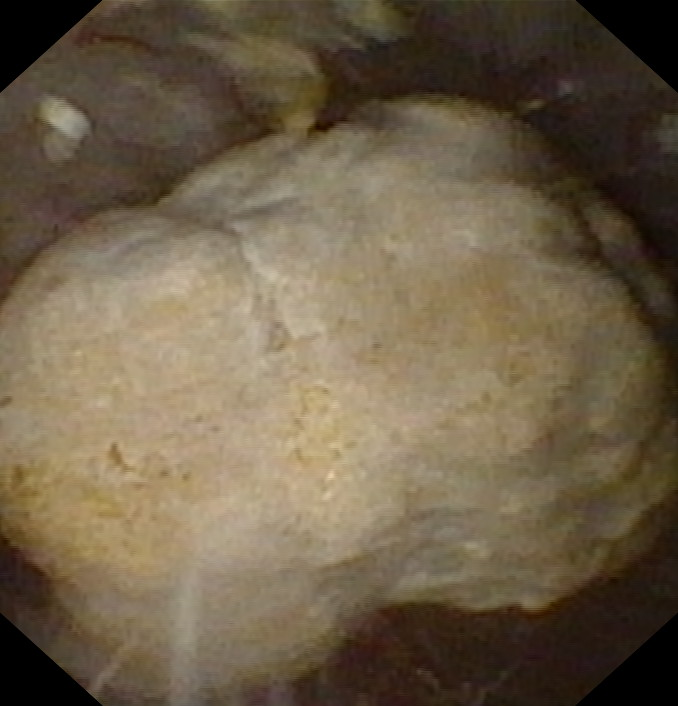
#> input picture Images/au_Surfaces/1.jpg, 678 x 706 px, found by its file name
$ jupyter execute --allow-errors FeatureExtraction.ipynb   (shell and % lines are left out)
#> lines starting #> are read from the running program, lines starting #| are printed output that depends on the picture
<a href="https://colab.research.google.com/github/andvar95/MachineLearningClasificadores/blob/master/FeatureExtraction.ipynb" target="_parent"></a>

[cell 1]
from google.colab import files
archivos = files.upload()
#> the answer given: 1.jpg
#> further down, img is the input picture: shape (706, 678, 3); mean R, G, B 109.5, 94.7, 72.6

Uno GoogleDrive con GitHub

[cell 2]
from google.colab import drive
drive.mount('/content/drive')

Para actualizar el repositorio actualmente se debe borrar el archivo del repositorio y volver a clonarlo

Adicionamos las librerías

[cell 3]
import numpy as np
from math import pow, sqrt
import os
import skimage
from skimage.color import rgb2hsv
from skimage import io
import matplotlib.pyplot as plt

Se crean diccionarios que que contienen cada carpeta y el número de archivos de cada una

[cell 4]
Folders_Name = [{'folders':"wd_Surfaces",'files':2},
                {'folders':"au_Surfaces",'files':2},
                {'folders':"ww_Surfaces",'files':2}]

Variables para almacenar distintas patrones

[cell 5]
H_energy_T = []
S_energy_T = []
V_energy_T = []
Targets = []

Función para extraer patrones

[cell 6]
def energyHSV(img,etiqueta):
    # Convert BGR to HSV and parse HSV
#> called with etiqueta = 0
    hsv_img = rgb2hsv(img)
#> hsv_img: shape (706, 678, 3) float64; mean of channels 0, 1, 2 0.0956, 0.362, 0.429
    h, s, v = hsv_img[:, :, 0], hsv_img[:, :, 1], hsv_img[:, :, 2]
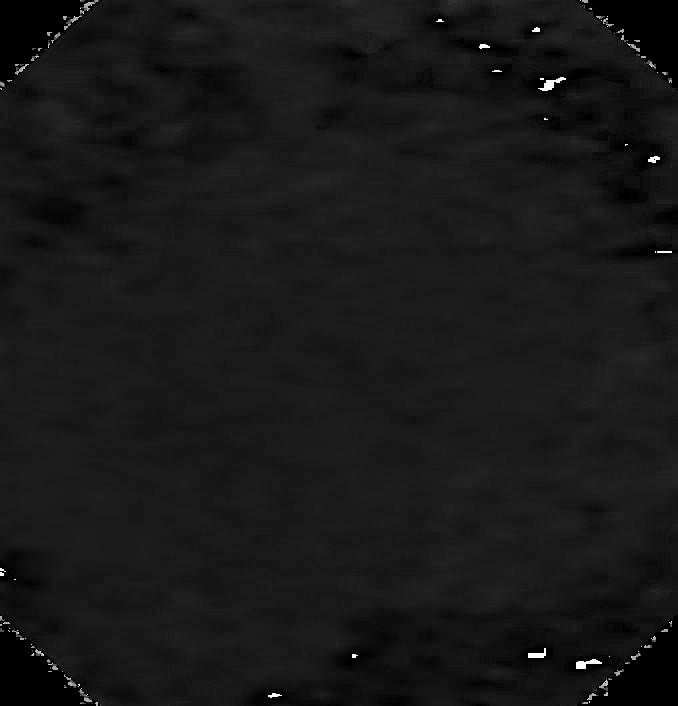
#> h: shape (706, 678) float64; min 0, max 0.994, mean 0.0956
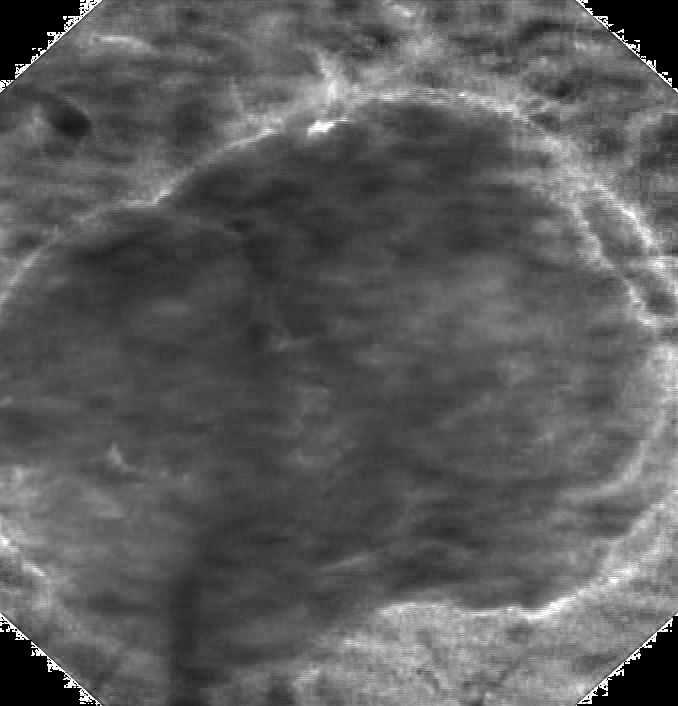
#> s: shape (706, 678) float64; min 0, max 1, mean 0.362
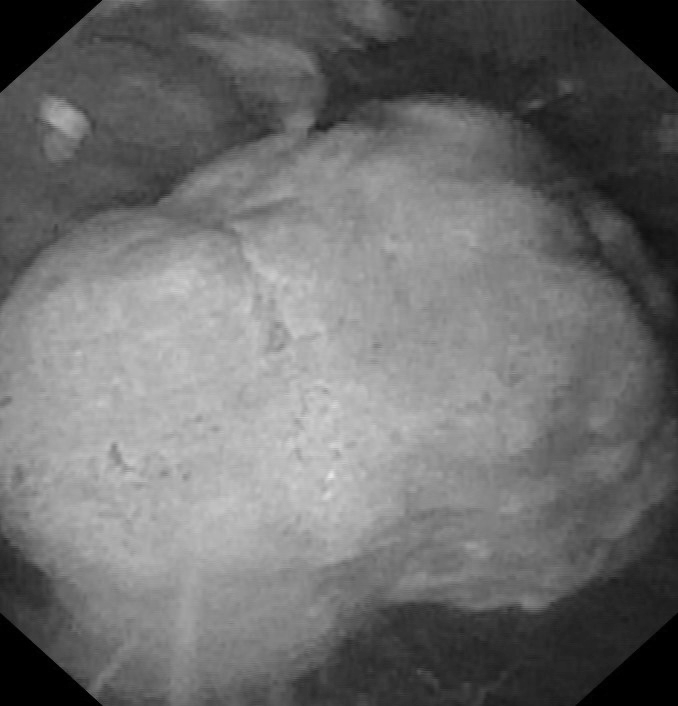
#> v: shape (706, 678) float64; min 0, max 0.91, mean 0.429

    #Get the row and columns
    r = h.shape[0]
#> r = 706
    c = h.shape[1]
#> c = 678

    # =============================================================================
    '''  They're Separated every patches of 200x 200 pixels
          and  Calculate the energy in each HSV Channel '''
    # =============================================================================

    for pf in range(0,400,200):
        for pc in range(0,400,200):


            #Get Patches in each channel
            croop= h[pf:pf+200,pc:pc+200]
            croop1= s[pf:pf+200,pc:pc+200]
            croop2= s[pf:pf+200,pc:pc+200]


            #Calcuate energy
            H_energy = energyProcess(croop)
            S_energy = energyProcess(croop1)
            V_energy = energyProcess(croop1)

            #Histogram 10-bin
            (H_energy,_) = np.histogram(H_energy)
            (S_energy,_) = np.histogram(S_energy)
            (V_energy,_) = np.histogram(S_energy)


            #Concatenate in every row a feature
            H_energy_T.append(H_energy)
            S_energy_T.append(S_energy)
            V_energy_T.append(V_energy)

            #labels vector
            Targets.append(etiqueta)
            #plt.plot(H_energy)


            plt.imshow(h[pf:pf+200,pc:pc+200])
            plt.show()
#> this loop made 2 passes
#> pass 1, in energyHSV, `plt.show()`:
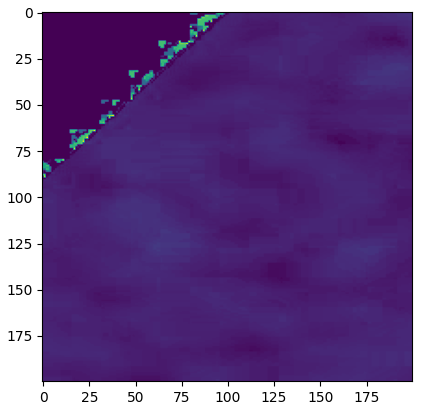
#> figure drawn by matplotlib, 1 panel
#> pass 1, in energyHSV, `plt.show()`:
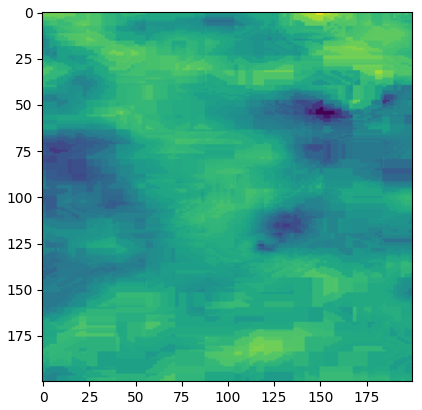
#> figure drawn by matplotlib, 1 panel
#> pass 2, in energyHSV, `plt.show()`:
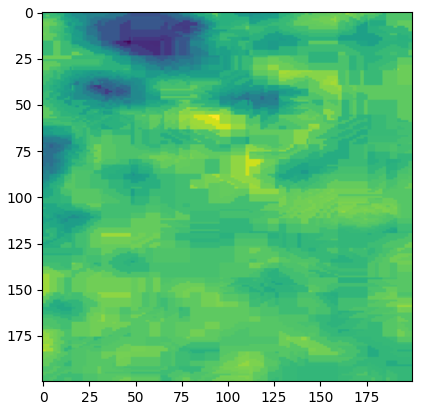
#> figure drawn by matplotlib, 1 panel
#> pass 2, in energyHSV, `plt.show()`:
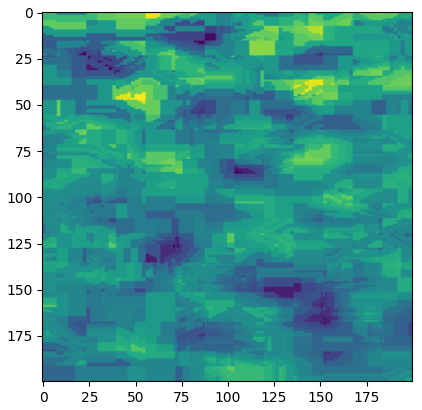
#> figure drawn by matplotlib, 1 panel
#> after the loop:
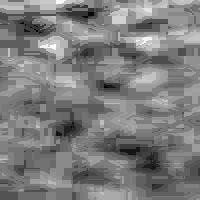
#> croop: shape (200, 200) float64; min 0.0787, max 0.133, mean 0.105; drawn with min black and max white
#> after the loop:
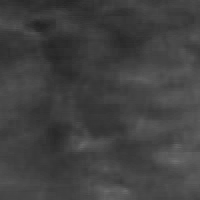
#> croop1: shape (200, 200) float64; min 0.142, max 0.441, mean 0.258
#> after the loop, H_energy_T = [[38526, 83, 121, 62, 59, 202, 61, 78, 9, 3], [24403, 11661, 2455, 463, 129, 59, 21, 10, 2, 1], [21459, 8823, 5737, 2043, 676, 299, 108, 42, 6, 11], [21085, 6848, 6596, 2756, 1294, 390, 156, 47, 26, 6]]; S_energy_T = [[38098, 197, 67, 57, 73, 78, 70, 413, 34, 117], [30798, 6814, 1092, 289, 123, 56, 15, 12, 1, 4], [28295, 8063, 1851, 616, 229, 98, 35, 12, 3, 2], [16907, 13968, 5819, 1729, 511, 177, 63, 17, 8, 5]]; Targets = [0, 0, 0, 0]; V_energy_T = [[9, 0, 0, 0, 0, 0, 0, 0, 0, 1], [8, 0, 1, 0, 0, 0, 0, 0, 0, 1], [8, 0, 1, 0, 0, 0, 0, 0, 0, 1], [6, 1, 0, 1, 0, 0, 0, 0, 1, 1]]
#> `feature,targets = energyHSV(img,folder)`: targets = [0, 0, 0, 0]

    #convert to array
    H_ener = np.array(H_energy_T)
    S_ener = np.array(S_energy_T)
    V_ener = np.array(V_energy_T)


    #Generating the features matrix
    features = np.concatenate((H_ener,S_ener,V_ener),axis=1)

    return features,Targets

[cell 7]
def energyProcess(img):

    height = img.shape[0]
    width = img.shape[1]
    pixels = (height-2)*(width-2)
    pixel = 0

    energy_h = [0]*pixels

    for j in range(height-2): #external for, height (start in j+1, end in height-2)
        for k in range(width-2): #internal for, width (start in k+1, end in width-2)


            x1 = img[j+1][k]
            x2 = img[j+1][k+2]
            y1 = img[j][k+1]
            y2 = img[j+2][k+1]

            energy = sqrt(pow((x1-x2),2) + pow((y1-y2),2))
            energy_h[pixel] = energy
            pixel += 1

    return energy_h

#> (a cell that did not finish here is left out)
